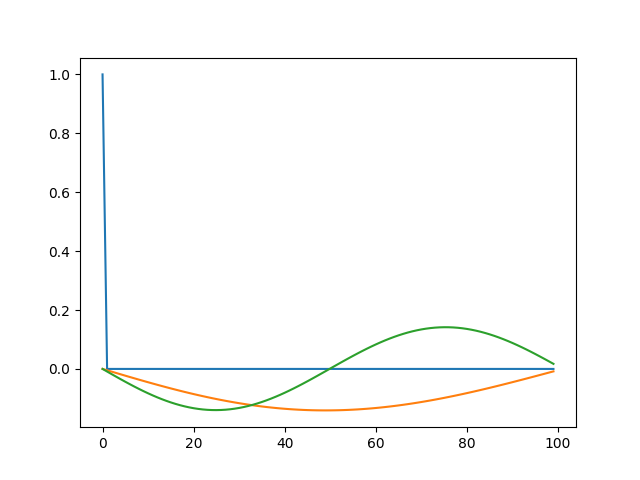

Write the Python code that produced this figure.
from __future__ import print_function
import matplotlib
matplotlib.use('Agg')
import matplotlib.pyplot as plt
import numpy as np
import math
from scipy.integrate import simps

def makeHamiltonian(ny, dy, potential):
    hamiltonian = np.zeros((ny+1, ny+1))
    for i in range(1, ny+1):
        for dx in range(-1, 1):
            j = i + dx
            v = 0.0
            if dx == 0:
                v = (2/dy**2 + potential[i])
            elif dx == 1:
                v = -1/dy**2
            elif dx == -1:
                v = -1/dy**2

            if j >= 1 and j <= ny+1:
                hamiltonian[i, j] = v
    return hamiltonian

# test function
def potential(ny):
    vector = np.zeros(ny+1)
    for i in range(1, ny+1):
        vector[i] = (1/ny)*i
    return vector



# main function
if __name__ == "__main__":
    ny = 100
    L = 1
    y, dy = np.linspace(-L, L, ny), 2*L/ny
    vector = potential(ny)
    H = makeHamiltonian(ny, dy, vector)
    w, v = np.linalg.eigh(H)

    plt.plot(v[0:ny, 0:3])
    plt.show()
    plt.savefig("schrodinger.png")
